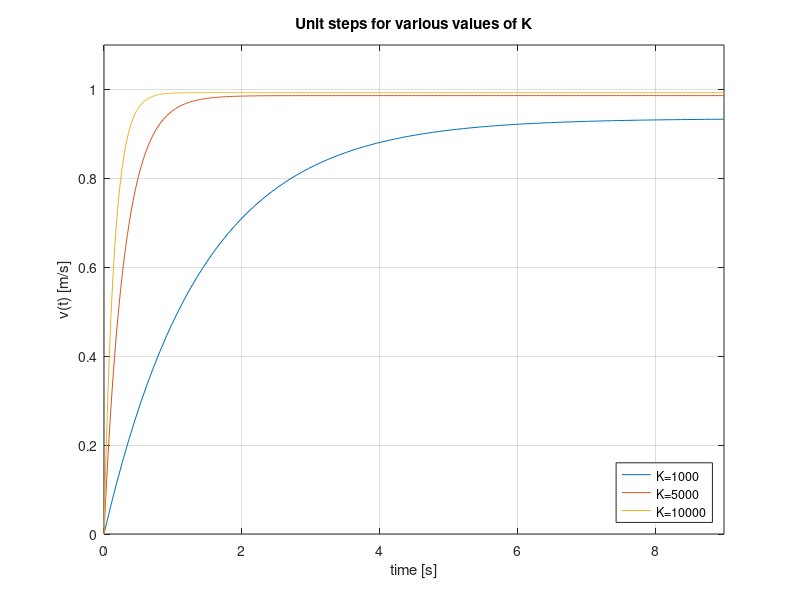

Write MATLAB code to recreate this figure.
if exist('OCTAVE_VERSION', 'builtin')
    pkg load control;
end

m  = 1500;          % mass of the car
b  = 70;            % friction coefficient

K = 1000;
sys1000 = tf(K, [m, K+b]);

K = 5000;
sys5000 = tf(K, [m, K+b]);

K = 10000;
sys10000 = tf(K, [m, K+b]);

figure;
hold on;
step(sys1000, sys5000, sys10000)
xlabel('time [s]');
ylabel('v(t) [m/s]');
title('Unit steps for various values of K');
legend('K=1000', 'K=5000', 'K=10000', 'location', 'southeast');
ylim([0 1.1]);
hold off;
